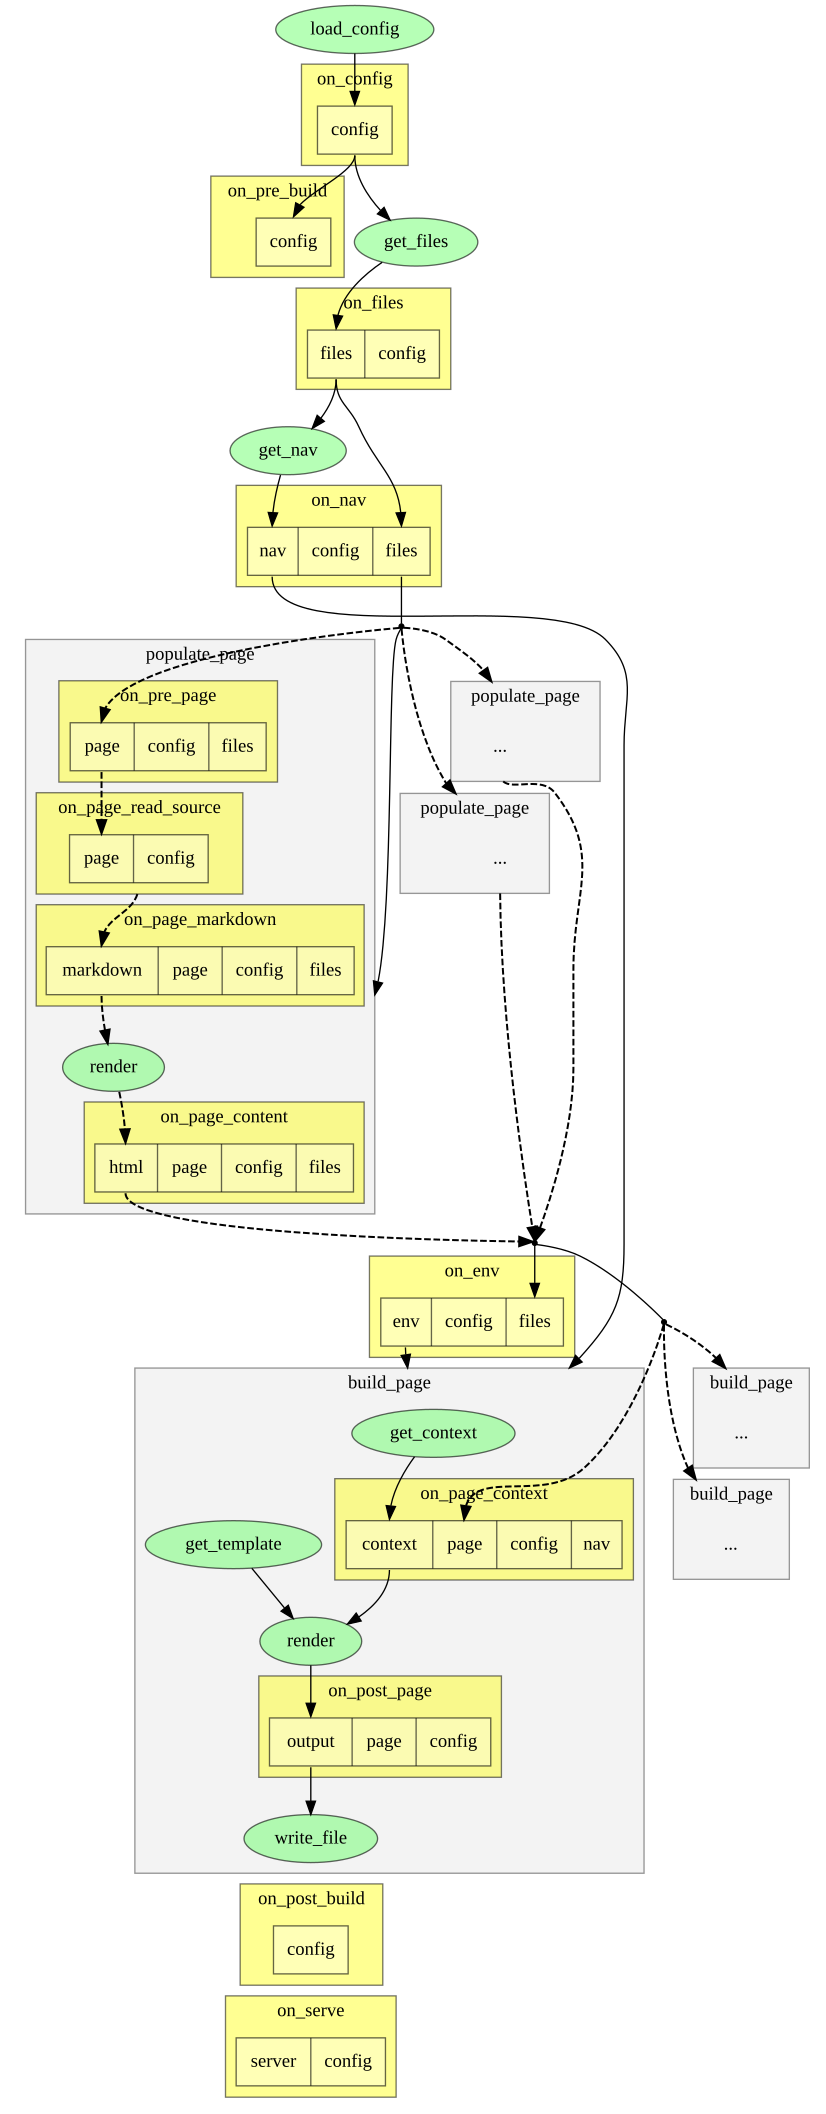

Python code for this plot:
# Run this to re-generate 'plugin-events.svg'.
# Requires `pip install graphviz`.

import contextlib
import pathlib
import re

from graphviz import Digraph

g = Digraph("MkDocs", format="svg")
g.attr(compound="true", bgcolor="transparent")
g.graph_attr.update(fontname="inherit", tooltip=" ")
g.node_attr.update(fontname="inherit", tooltip=" ", style="filled")
g.edge_attr.update(fontname="inherit", tooltip=" ")


def strip_suffix(name):
    return re.sub(r"_.$", "", name)


subgraph_to_first_node = {}
subgraph_to_last_node = {}


def node(g, name, **kwargs):
    if "_point" in name:
        kwargs.setdefault("shape", "point")
    else:
        kwargs.setdefault("fillcolor", "#77ff7788")
        kwargs.setdefault("color", "#00000099")
    kwargs.setdefault("label", strip_suffix(name))

    g.node(name, **kwargs)

    subgraph_to_first_node.setdefault(g.name, name)
    subgraph_to_last_node[g.name] = name


def edge(g, a, b, dashed=False, **kwargs):
    if kwargs.get("style") == "dashed":
        kwargs.setdefault("penwidth", "1.5")

    if a in subgraph_to_last_node:
        kwargs.setdefault("ltail", a)
        a = subgraph_to_last_node[a]
    if b in subgraph_to_first_node:
        kwargs.setdefault("lhead", b)
        b = subgraph_to_first_node[b]

    if a.startswith(("on_", "placeholder_")):
        a += ":s"
    else:
        node(g, a.split(":")[0])
    if b.startswith(("on_", "placeholder_")):
        b += ":n"
    else:
        node(g, b.split(":")[0])

    g.edge(a, b, **kwargs)


def ensure_order(a, b):
    edge(g, a, b, style="invis")


@contextlib.contextmanager
def cluster(g, name, **kwargs):
    assert name.startswith("cluster_")
    kwargs.setdefault("label", strip_suffix(name)[len("cluster_") :])
    kwargs.setdefault("bgcolor", "#dddddd55")
    kwargs.setdefault("pencolor", "#00000066")
    with g.subgraph(name=name) as c:
        c.attr(**kwargs)
        yield c


def event(g, name, parameters):
    with cluster(
        g, f"cluster_{name}", href=f"#{name}", bgcolor="#ffff3388", pencolor="#00000088"
    ) as c:
        label = "|".join(f"<{p}>{p}" for p in parameters.split())
        node(c, name, shape="record", label=label, fillcolor="#ffffff55")


def placeholder_cluster(g, name):
    with cluster(g, name) as c:
        node(c, f"placeholder_{name}", label="...", fillcolor="transparent", color="transparent")


event(g, "on_config", "config")
event(g, "on_pre_build", "config")
event(g, "on_files", "files config")
event(g, "on_nav", "nav config files")

edge(g, "load_config", "on_config:config")
edge(g, "on_config:config", "on_pre_build:config")
edge(g, "on_config:config", "get_files")
edge(g, "get_files", "on_files:files")
edge(g, "on_files:files", "get_nav")
edge(g, "get_nav", "on_nav:nav")
edge(g, "on_files:files", "on_nav:files")

with cluster(g, "cluster_populate_page") as c:
    event(c, "on_pre_page", "page config files")
    event(c, "on_page_read_source", "page config")
    event(c, "on_page_markdown", "markdown page config files")
    event(c, "on_page_content", "html page config files")

    edge(c, "on_pre_page:page", "on_page_read_source:page", style="dashed")
    edge(c, "cluster_on_page_read_source", "on_page_markdown:markdown", style="dashed")
    edge(c, "on_page_markdown:markdown", "render_p", style="dashed")
    edge(c, "render_p", "on_page_content:html", style="dashed")

edge(g, "on_nav:files", "pages_point_a", arrowhead="none")
edge(g, "pages_point_a", "on_pre_page:page", style="dashed")
edge(g, "pages_point_a", "cluster_populate_page")

for i in 2, 3:
    placeholder_cluster(g, f"cluster_populate_page_{i}")
    edge(g, "pages_point_a", f"cluster_populate_page_{i}", style="dashed")
    edge(g, f"cluster_populate_page_{i}", "pages_point_b", style="dashed")


event(g, "on_env", "env config files")

edge(g, "on_page_content:html", "pages_point_b", style="dashed")
edge(g, "pages_point_b", "on_env:files")


edge(g, "pages_point_b", "pages_point_c", arrowhead="none")
edge(g, "pages_point_c", "on_page_context:page", style="dashed")

with cluster(g, "cluster_build_page") as c:
    event(c, "on_page_context", "context page config nav")
    event(c, "on_post_page", "output page config")

    edge(c, "get_context", "on_page_context:context")
    edge(c, "on_page_context:context", "render")
    edge(c, "get_template", "render")
    edge(c, "render", "on_post_page:output")
    edge(c, "on_post_page:output", "write_file")


edge(g, "on_nav:nav", "cluster_build_page")
edge(g, "on_env:env", "cluster_build_page")

for i in 2, 3:
    placeholder_cluster(g, f"cluster_build_page_{i}")
    edge(g, "pages_point_c", f"cluster_build_page_{i}", style="dashed")


event(g, "on_post_build", "config")
event(g, "on_serve", "server config")


ensure_order("on_pre_build", "on_files")
ensure_order("on_nav", "cluster_populate_page")
ensure_order("cluster_populate_page_2", "cluster_populate_page_3")
ensure_order("on_page_content", "on_env")
ensure_order("pages_point_c", "cluster_build_page")
ensure_order("cluster_build_page_2", "cluster_build_page_3")
ensure_order("cluster_build_page", "on_post_build")
ensure_order("on_post_build", "on_serve")


data = g.pipe()
data = data[data.index(b"<svg ") :]
pathlib.Path(__file__).with_suffix(".svg").write_bytes(data)
